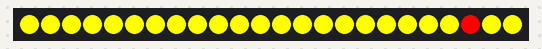
This sketch was run on a simulated Arduino Uno, built with avr-gcc and run on an emulated ATmega328P. Parts: 24 RGB LEDs in strip order, left to right. Random numbers use the default seed unless the sketch sets one; what the sketch prints to the serial monitor is not drawn.

Above: at 2.17 s.
At 6.32 s:
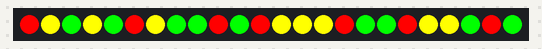
At 10.46 s:
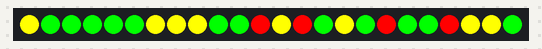
At 18.64 s:
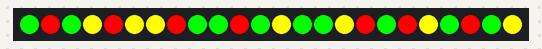
At 29.76 s:
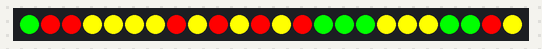
At 39.15 s:
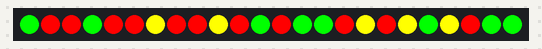

The sketch:

funbar.ino
```cpp
#include <Wire.h>
#include <Adafruit_GFX.h>
#include "Adafruit_LEDBackpack.h"

Adafruit_24bargraph bar = Adafruit_24bargraph();

int i=0;
int j=0;

void setup() {
  Serial.begin(9600);
  Serial.println("HT16K33 Bi-Color Bargraph test");

  bar.begin(0x70);  // pass in the address

  for(i=0;i<24;i++){
    bar.setBar(i,LED_YELLOW);
  }

  bar.writeDisplay();
  delay(2000);
}


void loop() {
    for(i=23;i>=0;i--){
      j=random(3);
      switch (j){
      case 0:bar.setBar(i,LED_GREEN); break;
      case 1:bar.setBar(i,LED_YELLOW); break;
      case 2:bar.setBar(i,LED_RED); break;
      }

    bar.writeDisplay();
    delay(5);
  }
  for(i=0;i<24;i++){
   j=random(3);
      switch (j){
      case 0:bar.setBar(i,LED_GREEN); break;
      case 1:bar.setBar(i,LED_YELLOW); break;
      case 2:bar.setBar(i,LED_RED); break;
      }

    bar.writeDisplay();
    delay(5);
  }


}
```
